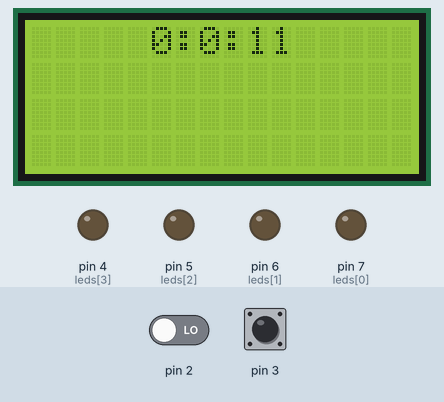
The sketch below on a simulated Arduino Uno, built with avr-gcc and run on an emulated ATmega328P. Shown: 16×4 character LCD, output pins drawn as LEDs (lit = HIGH). Dashed ring = blinking. Inputs (shaded band) come from the test bench; at power-on: pin 2 LOW, pin 3 LOW. Random numbers use the default seed unless the sketch sets one.

Above: at 1.2 s.
1.3 s: pin 2 driven HIGH
At 2.93 s:
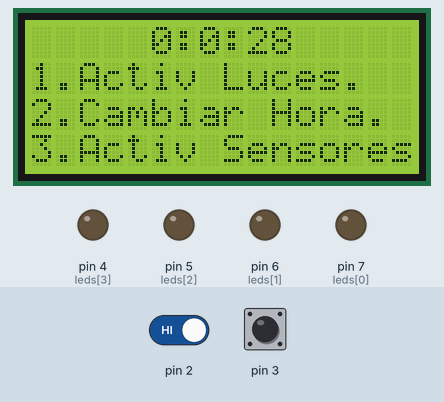
3.0 s: pin 3 driven HIGH
At 4.63 s:
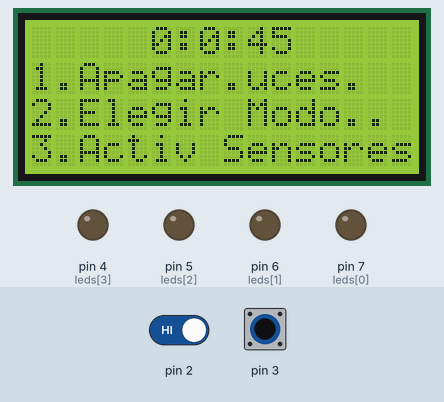
4.7 s: pin 2 driven LOW
At 6.33 s:
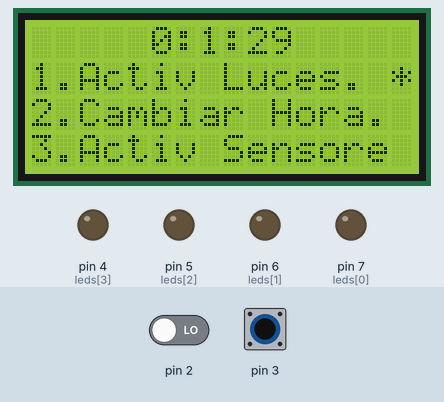
6.4 s: pin 3 driven LOW
At 6.51 s:
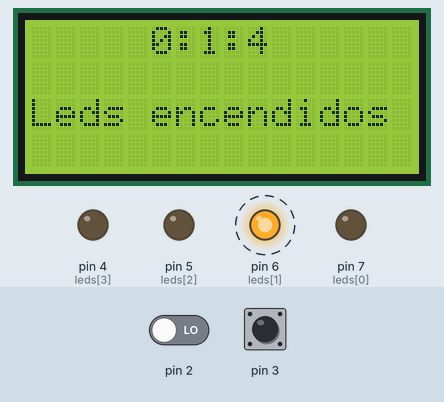
8.1 s: pin 2 driven HIGH
At 8.51 s:
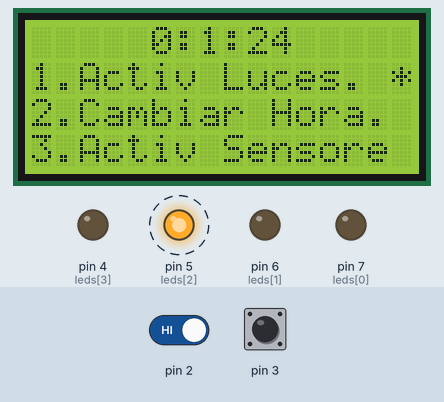
10.1 s: pin 3 pulsed HIGH 2 times (0.12 s each, 0.3 s apart)
At 10.31 s:
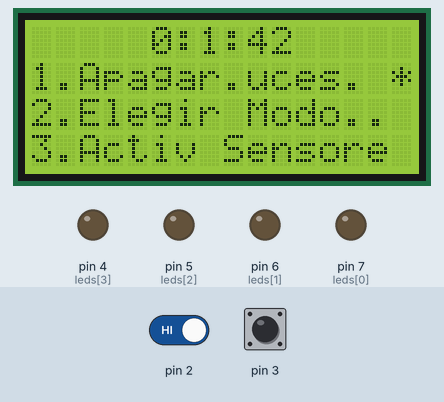
Timing chart, 0 to 13.2 s (numbered marks = the images above; inputs shaded):
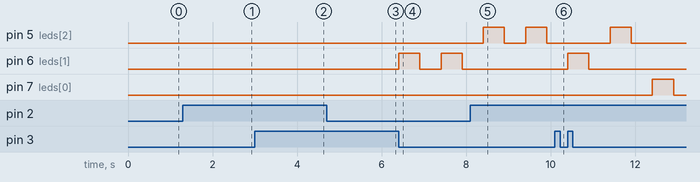

Measured:
- after the input at 6.4 s, pin 6 (leds[1]): alternates HIGH for 0.50 s and LOW for 0.50 s, starting at once

The sketch:

Lab2.ino
```cpp
#include <MsTimer2.h>
#include <LiquidCrystal.h>
LiquidCrystal lcd(13, 12, A2, A3, A4, A5);
int horas = 0;
int minutos = 0;
boolean y = false;
boolean x = false;
boolean z = false;
int segundos = 0;
int on = 0;
int estado = 0;
String mensage;
String mensage1;
String mensage2;
String mm = ",";
String mensage3;
String mensage4;
int cont = 0;
int aux;
int auxil;
int auxcont = 0;
int auxmin;
int conversor1 ;
int conversor2;
int leds[4] = {7, 6, 5, 4};
int inentradas[4] = {11, 10, 9, 8};
//
void setup() {
  for (int j = 0; j < 4; j++) {
    pinMode(leds[j], OUTPUT);
    pinMode(inentradas[j], INPUT);
  }
  Serial.begin(9600);
  lcd.begin(16, 4);
  MsTimer2::set(100, reloj);
  MsTimer2::start();
  attachInterrupt(0, modo, HIGH);
  attachInterrupt(1, encendido, HIGH);
}

void loop() {

  if ( y == true) {
    int eled = random(0, 3);
    digitalWrite(leds[eled], HIGH);
    delay(500);
    digitalWrite(leds[eled], LOW);
    delay(500);
  }

  if (x == true && on == 0) {
    segundos = 0;
    delay(1000);
    conversor1 = analogRead(A0);
    conversor1 = map(conversor1, 0, 1023, 0, 59);
    minutos = conversor1;
    delay(1000);
    conversor2 = analogRead(A1);
    conversor2 = map(conversor2, 0, 1023, 0, 23);
    horas = conversor2;
    segundos = 0;
  }
  if (z == true && on == 0) {
    if (digitalRead(inentradas[0]) == HIGH) {
      mensage = "1";
    } else {
      mensage = "desactivado";
    }
    if (digitalRead(inentradas[1]) == HIGH) {
      mensage1 = "2";
    } else {
      mensage1 = "desactivado";
    }
    if (digitalRead(inentradas[2]) == HIGH) {
      mensage2 = "3";
    } else {
      mensage2 = "desactivado";
    }
    if (digitalRead(inentradas[3]) == HIGH) {
      mensage3 = "4";
    } else {
      mensage3 = "desactivado";
    }
    mensage4 = mensage + mm + mensage1 + mm + mensage2 + mm + mensage3;
    if (digitalRead(inentradas[0]) == HIGH || digitalRead(inentradas[1]) == HIGH || digitalRead(inentradas[2]) == HIGH || digitalRead(inentradas[3]) == HIGH) {
      Serial.println(String("Se han activado los sensores:  ") + mensage4);
      delay(500);
    }


  }
}

void reloj() {

  if (segundos < 59) {
    segundos++;
  } else {
    segundos = 0;
    if (minutos < 59) {
      minutos++;
      if ( y == true && auxcont < 2) {
        auxcont++;

      } else {
        auxcont = 0;
        y = false;
      }
    } else {
      minutos = 0;
      if (horas < 23) {
        horas++;
      } else {
        horas = 0;

      }
    }
  }
  lcd.setCursor(5, 0);
  lcd.print(String(horas) + String(":") + String(minutos) + String(":") + String(segundos));


}
void encendido() {
  switch (on) {
    case 0:
      lcd.setCursor(0, 1);
      lcd.print(String("1.Apagar."));
      lcd.setCursor(0, 2);
      lcd.print(String("2.Elegir Modo."));
      on++;
      break;
    case 1:
      if (cont == 1 || cont == 2 || aux == 3) {
        lcd.clear();
        lcd.setCursor(0, 2);
        if (cont == 1) {
          lcd.print("Leds encendidos");
          y = true;
          //encender();
        } else if (cont == 2) {
          lcd.print("Igualando reloj");
          x = true;
          z = false;
        } else if (aux == 3) {
          lcd.print("Sensores on");
          x = false;
          z = true;
          aux = 0;
        } on++;
      }


      break;
    case 2:
      on = 0;
      cont = 0;
      aux = 0;

      break;
  }

}
void modo() {
  if (on == 1) {
    cont++;
  }

  lcd.setCursor(0, 1);
  lcd.print("1.Activ Luces.");
  lcd.setCursor(0, 2);
  lcd.print("2.Cambiar Hora.");
  lcd.setCursor(0, 3);
  lcd.print("3.Activ Sensores.");
  if (cont == 1) {
    lcd.setCursor(15, 3);
    lcd.print(" ");
    lcd.setCursor(15, 1);
    lcd.print("*");


  } else if (cont == 2) {
    lcd.setCursor(15, 1);
    lcd.print(" ");
    lcd.setCursor(15, 2);
    lcd.print("*");

  } else if (cont == 3) {
    lcd.setCursor(15, 2);
    lcd.print(" ");
    lcd.setCursor(15, 3);
    lcd.print("*");
    aux = cont;
    cont = 0;
  }
  auxil = cont;
}
void encender() {


}
```
